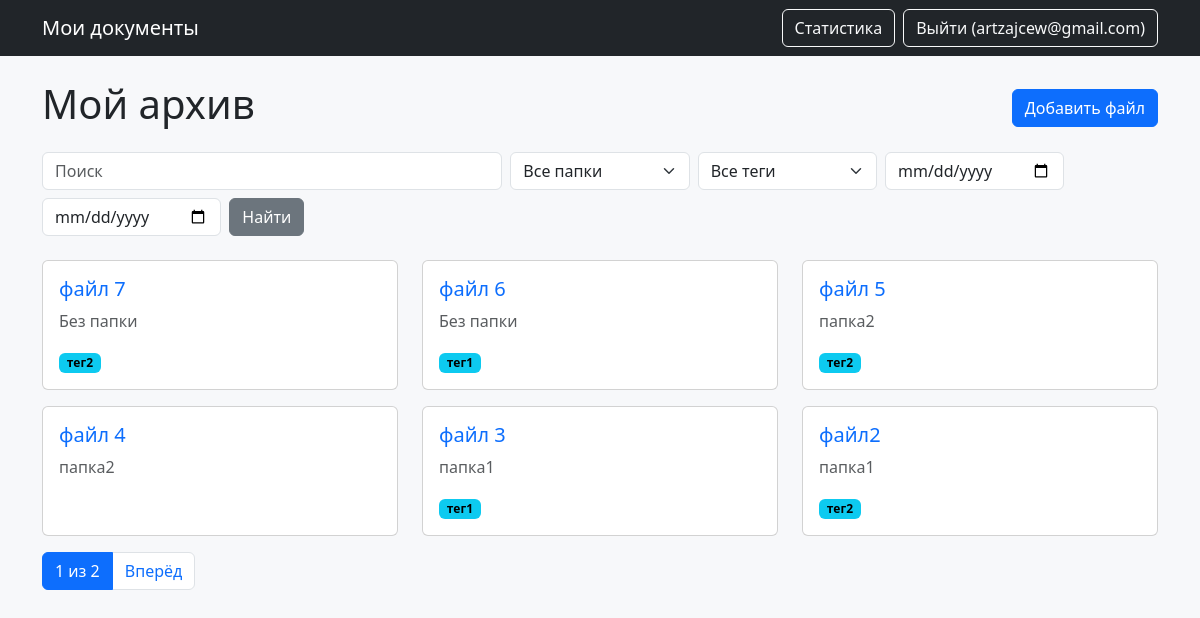
Screenshot of /archive/ (signed in) with the database file from the repository.
### archive/models.py (models this page shows, shortened)
class ArchiveFile(models.Model):
    owner = models.ForeignKey(settings.AUTH_USER_MODEL, on_delete=models.CASCADE, verbose_name="Владелец")
    folder = models.ForeignKey(Folder, on_delete=models.SET_NULL, null=True, blank=True, verbose_name="Папка")
    title = models.CharField("Название", max_length=200)
    description = models.TextField("Описание", blank=True)
    file = models.FileField("Файл", upload_to="archive/%Y/%m/")
    tags = models.ManyToManyField(Tag, blank=True, verbose_name="Теги")
    created_at = models.DateTimeField("Дата создания", auto_now_add=True)
    slug = models.SlugField("Слаг", max_length=200, unique=True, null=True, blank=True)
    title_length = models.GeneratedField(
        expression=Length("title"),
        output_field=models.IntegerField("Длина названия"),
        db_persist=True,
    )
    class Meta:
        ordering = ["-created_at"]
        verbose_name = "Файл"
        verbose_name_plural = "Файлы"
    def get_absolute_url(self):
        return reverse("archive:detail", kwargs={"slug": self.slug})

class Tag(models.Model):
    owner = models.ForeignKey(settings.AUTH_USER_MODEL, on_delete=models.CASCADE, verbose_name="Владелец")
    name = models.CharField("Название", max_length=40)
    class Meta:
        ordering = ["name"]
        constraints = [
            models.UniqueConstraint(fields=["owner", "name"], name="unique_tag_owner_name")
        ]
        verbose_name = "Тег"
        verbose_name_plural = "Теги"

class Folder(models.Model):
    owner = models.ForeignKey(settings.AUTH_USER_MODEL, on_delete=models.CASCADE, verbose_name="Владелец")
    name = models.CharField("Название", max_length=100)
    class Meta:
        ordering = ["name"]
        constraints = [
            models.UniqueConstraint(fields=["owner", "name"], name="unique_folder_owner_name")
        ]
        verbose_name = "Папка"
        verbose_name_plural = "Папки"
    def __str__(self):
        return self.name

### archive/views.py (the view)
# urls.py: path("archive/", views.file_list, name="list"),
@login_required
def file_list(request):
    files = ArchiveFile.objects.filter(owner=request.user).select_related("folder").prefetch_related("tags")
    query = request.GET.get("q", "").strip()
    folder_id = request.GET.get("folder", "")
    tag_id = request.GET.get("tag", "")
    date_from = request.GET.get("date_from", "")
    date_to = request.GET.get("date_to", "")
    if query:
        files = files.filter(Q(title__icontains=query) | Q(description__icontains=query))
    if folder_id:
        files = files.filter(folder_id=folder_id)
    if tag_id:
        files = files.filter(tags__id=tag_id)
    if date_from:
        files = files.filter(created_at__date__gte=date_from)
    if date_to:
        files = files.filter(created_at__date__lte=date_to)
    files = files.distinct()
    page_obj = Paginator(files, 6).get_page(request.GET.get("page"))
    context = {
        "files": page_obj,
        "page_obj": page_obj,
        "folders": Folder.objects.filter(owner=request.user),
        "tags": Tag.objects.filter(owner=request.user),
        "query": query,
        "folder_id": folder_id,
        "tag_id": tag_id,
        "date_from": date_from,
        "date_to": date_to,
    }
    return render(request, "archive/list.html", context)

### archive/context_processors.py (called while the page is built)
def archive_context(request):
    if not request.user.is_authenticated:
        return {}
    return {
        "archive_files_count": ArchiveFile.objects.filter(owner=request.user).count(),
        "archive_folders_count": Folder.objects.filter(owner=request.user).count(),
        "archive_tags_count": Tag.objects.filter(owner=request.user).count(),
    }

### templates/archive/list.html (shortened to what this page needs)
{% extends "base.html" %}
{% block content %}
<div class="d-flex justify-content-between align-items-center mb-3">
    <h1>Мой архив</h1><a class="btn btn-primary" href="{% url 'archive:create' %}">Добавить файл</a>
</div>
<form class="row g-2 mb-4">
    <div class="col-md-5"><input class="form-control" name="q" value="{{ query }}" placeholder="Поиск"></div>
    <div class="col-md-2"><select class="form-select" name="folder"><option value="">Все папки</option>
    </select></div>
    <div class="col-md-2"><select class="form-select" name="tag"><option value="">Все теги</option>
    </select></div>
    <div class="col-md-2"><input class="form-control" type="date" name="date_from" value="{{ date_from }}" title="Дата от"></div>
    <div class="col-md-2"><input class="form-control" type="date" name="date_to" value="{{ date_to }}" title="Дата до"></div>
    <div class="col-md-1"><button class="btn btn-secondary">Найти</button></div>
</form>
<div class="row">
{% for item in files %}
    <div class="col-md-4 mb-3"><div class="card h-100"><div class="card-body">
        <h5><a href="{{ item.get_absolute_url }}">{{ item.title }}</a></h5>
        <p class="text-muted">{{ item.folder|default:"Без папки" }}</p>
        {% for tag in item.tags.all %}<span class="badge text-bg-info">{{ tag.name }}</span>{% endfor %}
    </div></div></div>
{% empty %}<p>Файлов пока нет.</p>{% endfor %}
</div>
{% if page_obj.has_other_pages %}
<nav aria-label="Навигация по страницам">
    <ul class="pagination">
        <li class="page-item active"><span class="page-link">{{ page_obj.number }} из {{ page_obj.paginator.num_pages }}</span></li>
        {% if page_obj.has_next %}
            <li class="page-item">
                <a class="page-link" href="?page={{ page_obj.next_page_number }}">Вперёд</a>
            </li>
        {% endif %}
    </ul>
</nav>
{% endif %}
{% endblock %}

### templates/base.html (shortened to what this page needs)
{% load static %}
<!doctype html>
<html lang="ru">
<head>
    <link href="https://cdn.jsdelivr.net/npm/bootstrap@5.3.3/dist/css/bootstrap.min.css" rel="stylesheet">
    <link rel="stylesheet" href="{% static 'css/style.css' %}">
</head>
<body>
<nav class="navbar navbar-dark bg-dark mb-4">
    <div class="container d-flex justify-content-between align-items-center">
        <a class="navbar-brand" href="{% url 'archive:home' %}">Мои документы</a>
        {% if user.is_authenticated %}
            <div class="d-flex align-items-center gap-2">
                <a class="btn btn-outline-light" href="{% url 'archive:statistics' %}">Статистика</a>
                <form method="post" action="{% url 'logout' %}" class="d-inline">
                    <button class="btn btn-outline-light" type="submit">
                        Выйти ({{ user.username }})
                    </button>
                </form>
            </div>
        {% else %}
            <div>
                <a class="btn btn-outline-light" href="{% url 'login' %}">Войти</a>
            </div>
        {% endif %}
    </div>
</nav>
<main class="container">
    {% block content %}{% endblock %}
</main>
</body>
</html>

### static/css/style.css (style rules this page uses)
body { background: #f7f8fa; }
.card a { text-decoration: none; }

### rows the page displays
ArchiveFile: title "файл 7", folder "Без папки"
Tag: name "тег2"
ArchiveFile: title "файл 6", folder "Без папки"
Tag: name "тег1"
ArchiveFile: title "файл 5", folder "папка2"
ArchiveFile: title "файл 4", folder "папка2"
ArchiveFile: title "файл 3", folder "папка1"
ArchiveFile: title "файл2", folder "папка1"

### other values shown
{{ user.username }} "artzajcew@gmail.com"
{{ page_obj.number }} "1"
{{ page_obj.paginator.num_pages }} "2"
